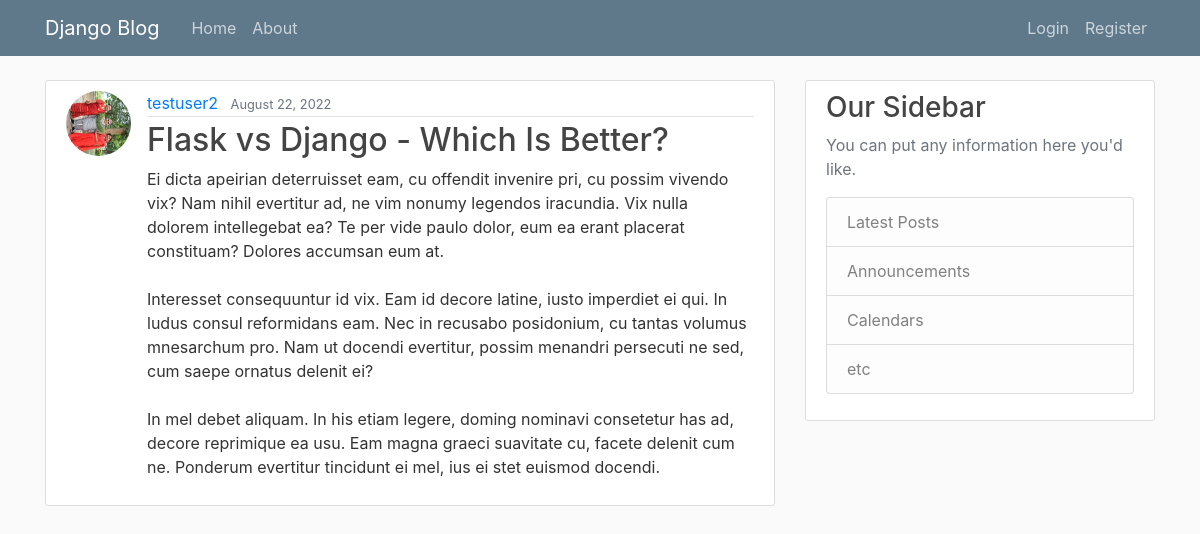
/post/21/, run on the app's committed database.
### blog/models.py (models this page shows, shortened)
class Post(models.Model):
    title = models.CharField(max_length=100)
    content = models.TextField()
    date_posted = models.DateTimeField(default=timezone.now)
    author = models.ForeignKey(User, on_delete=models.CASCADE)

### users/models.py (models this page shows, shortened)
class Profile(models.Model):
    user = models.OneToOneField(User, on_delete=models.CASCADE)
    image = models.ImageField(default='default.jpg', upload_to='profile_pics')

### blog/views.py (the view)
# urls.py: path('post/<int:pk>/', PostDetailView.as_view(), name='post-detail'),
class PostDetailView(DetailView):
    model = Post

### blog/templates/blog/post_detail.html (shortened to what this page needs)
{% extends 'blog/base.html' %}
{% block content %}
    <article class="media content-section">
        <img class="rounded-circle article-img" src="{{ object.author.profile.image.url }}" alt="">
        <div class="media-body">
        <div class="article-metadata">
            <a class="mr-2" href="{% url 'user-posts' object.author.username %}">{{ object.author }}</a>
            <small class="text-muted">{{ object.date_posted|date:"F d, Y" }}</small>
        </div>
        <h2 class="article-title">{{ object.title }}</h2>
        <p class="article-content">{{ object.content }}</p>
        </div>
    </article>
{% endblock %}

### blog/static/css/main.css (style rules this page uses)
body { background: #fafafa; color: #333333; margin-top: 5rem; }
h1, h2, h3, h4, h5, h6 { color: #444444; }
.content-section { background: #ffffff; padding: 10px 20px; border: 1px solid #dddddd; border-radius: 3px; margin-bottom: 20px; }
.article-title { color: #444444; }
.article-content { white-space: pre-line; }
.article-img { height: 65px; width: 65px; margin-right: 16px; }
.article-metadata { padding-bottom: 1px; margin-bottom: 4px; border-bottom: 1px solid #e3e3e3 }

### data on the page
Post: author.profile.image (picture), author "testuser2", date_posted "August 22, 2022", title "Flask vs Django - Which Is Better?", content "Ei dicta apeirian deterruisset eam, cu offendit invenire pri, cu possim vivendo vix? Nam nihil evertitur ad, ne vim nonumy legendos iracundia. Vix nulla dolorem intellegebat ea? Te per vide paulo dolor, eum ea erant placerat constituam? Dolores accumsan eum at. Interesset consequuntur id vix. Eam id decore latine, iusto imperdiet ei qui. In ludus consul reformidans eam. Nec in recusabo posidonium, cu tantas volumus mnesarchum pro. Nam ut docendi evertitur, possim menandri persecuti ne sed, cum saepe ornatus delenit ei? In mel debet aliquam. In his etiam legere, doming nominavi consetetur has ad, decore reprimique ea usu. Eam magna graeci suavitate cu, facete delenit cum ne. Ponderum…"
